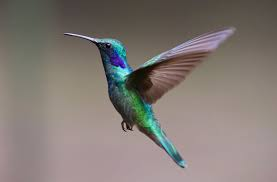
#> input picture hw2_deep_nn_classifiers/code/data/birds/bird_0.jpg, 277 x 182 px, found by its file name; its folder holds only this picture in this run; the run also reads 1 picture not shown here
$ jupyter execute --allow-errors ee046746_hw2_dnn.ipynb
#> lines starting #> are read from the running program, lines starting #| are printed output that depends on the picture
#  EE 046746 - Technion - Computer Vision

## Homework 2 - Deep Neural Networks, Classifiers & Features
---

### <a style='color:red'> Due Date: 11.5.2020 </a>

## Part 1 - Design and Build a CNN Classifier

1. Load the SVHN dataset with PyTorch using torchvision.datasets.SVHN(root, split='train', transform=None,
target_transform=None, download=True) , you can read more here: https://pytorch.org/docs/stable/torchvision/datasets.html#svhn
(https://pytorch.org/docs/stable/torchvision/datasets.html#svhn). Display 5 images from the train set.

[cell 1]
#import from tutorial
import numpy as np
import matplotlib.pyplot as plt
import time
import os


import torch
import torch.nn as nn
import torchvision
import torchvision.transforms as transforms

# import datasets in torchvision
import torchvision.datasets as datasets

# import model zoo in torchvision
import torchvision.models as models
import torchvision.transforms as transforms
from torchvision import utils

#> (a cell that did not finish here is left out)

2. Design a Convolutional Neural Network (CNN) to classify digits from the images.
Describe the chosen architecture, how many layers? What activations did you choose? What are the filter sizes? Did you use fullyconnected
layers (if you did, explain their sizes)?
What is the input dimension? What is the output dimension?
Calculate the number of parameters (weights) in the network.

[cell 3]
class SVHN_CNN(nn.Module):
  """CNN for the SVHN Datset"""
  # [48 lines left out: functions __init__, forward, not called in this run]

3. Train the classifier (preferably on a GPU - use Colab for this part if you don't have a GPU).
Describe the the hyper-parameters of the model (batch size, epochs, learning rate....). How did you tune your model? Did you use a
validation set to tune the model?
What is the final accuracy on the test set?

[cell 4]
# hyper-parameters
batch_size = 64 #tutorial 128
learning_rate =  1e-4
epochs = 20 #tutorial 20

# dataloaders - creating batches and shuffling the data
#> (the rest of this cell did not finish here and is left out)

#> (a cell that did not finish here is left out)

## Part 2 - Analyzing a Pre-trained CNN

1. Load a pre-trained VGG16 with PyTorch using torchvision.models.vgg16(pretrained=True, progress=True, **kwargs) , you can
read more here: https://pytorch.org/docs/stable/torchvision/models.html#classification
(https://pytorch.org/docs/stable/torchvision/models.html#classification). Don't forget to use the model in evaluation mode ( model.eval() ).

[cell 6]
import cv2

#> (the rest of this cell did not finish here and is left out)

2. Load the images in the ./birds folder and display them.

[cell 7]
items = os.listdir('./birds')

for each_image in items:
  if each_image.endswith(".jpg"):
    full_path = "./birds/" + each_image
    im = cv2.imread(full_path)
#> im is the input picture: shape (182, 277, 3); mean B, G, R 116.4, 121.9, 130.3
    image = cv2.cvtColor(im,cv2.COLOR_BGR2RGB)
    plt.figure()
    plt.imshow(image)
    plt.title(each_image)
    plt.axis(False)
    plt.grid(False)

3. Pre-process the images to fit VGG16's architecture. What steps did you take?

[cell 8]
import json
from urllib.request import urlopen
from PIL import Image
target_url = "https://s3.amazonaws.com/deep-learning-models/image-models/imagenet_class_index.json"

#> (the rest of this cell did not finish here and is left out)

4. Feed the images (forward pass) to the model. What are the outputs?

[cell 9]
items = os.listdir('./birds')
#> (the rest of this cell did not finish here and is left out)

5. Find an image of a bird/cat/dog on the internet, display it and feed it to network. What are the outputs?

[cell 10]
items = os.listdir('./my_data')

#> (the rest of this cell did not finish here and is left out)

6. Apply the following 3 transformations to create 3 new images from the image from step 5, and display them ( opencv has functions for all):
One geometric transformation (rotation, scaling, translation, warping...).
One color transformation (thresholding, different color space, hue, saturation, brightness, contrast...).
One filter (any filter you want).

[cell 11]
import tensorflow as tf

#rotation
full_path = "./my_data/our_dog.JPG"
im = cv2.imread(full_path)
our_dog_img = cv2.cvtColor(im,cv2.COLOR_BGR2RGB)
plt.figure()
plt.imshow(our_dog_img)
plt.axis(False)
plt.title("Original dog")
image = cv2.imread( "./my_data/our_dog.JPG",0)
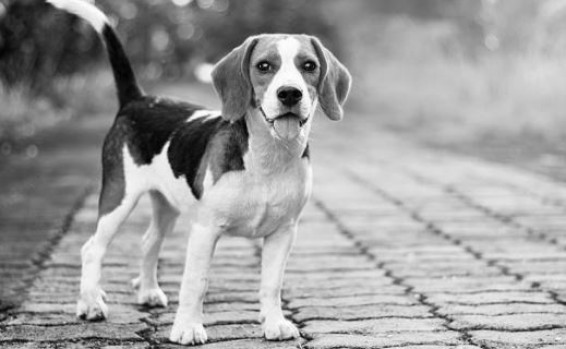
#> image: shape (349, 566); min 0, max 255, mean 156.9
rows,cols = image.shape
#> rows = 349; cols = 566

M = cv2.getRotationMatrix2D((cols/2,rows/2),90,1)
dst = cv2.warpAffine(im,M,(cols,rows))
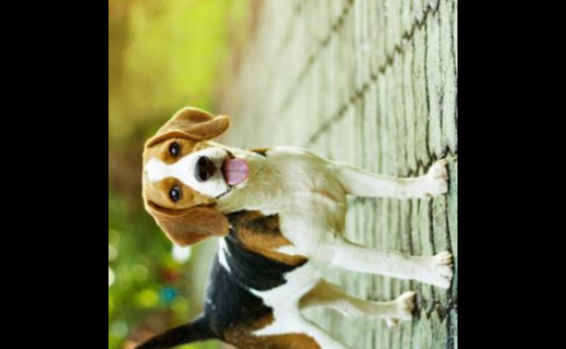
#> dst: shape (349, 566, 3); mean B, G, R 75.1, 103, 101.6
rotated = cv2.cvtColor(dst,cv2.COLOR_BGR2RGB)
plt.figure()
plt.imshow(rotated)
plt.title("Rotate dog")
plt.axis(False)

[cell 12]
# brighting image augmentation
from numpy import expand_dims
from keras.preprocessing.image import load_img
from keras.preprocessing.image import img_to_array
from keras.preprocessing.image import ImageDataGenerator
from matplotlib import pyplot

#> (the rest of this cell did not finish here and is left out)

7. Feed the transformed images to network, what is the output? is different than section 5?

[cell 13]
from PIL import Image
from PIL import ImageFilter
# Filter - Gaussian blur
our_dog_image = Image.open(full_path)
GaussianBlur_dog = our_dog_image.filter(ImageFilter.GaussianBlur(radius=7))
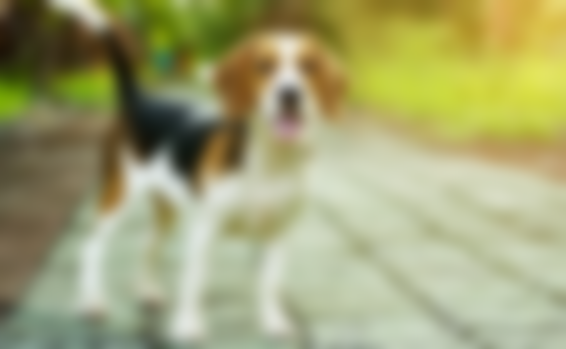
#> GaussianBlur_dog: PIL image 566x349 RGB; mean R, G, B 161.5, 162.7, 115
plt.figure()
plt.imshow(GaussianBlur_dog)
plt.title("Blur dog")
plt.axis(False)
